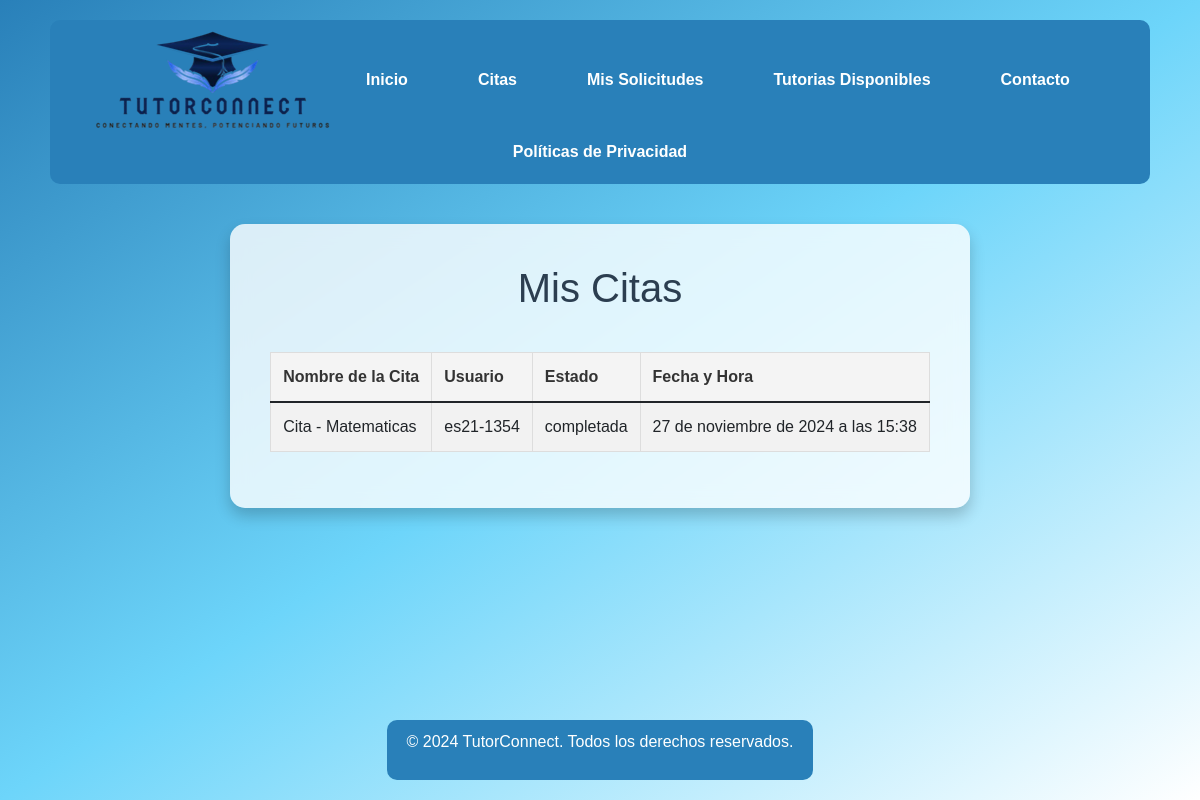
The app's page /mis-citas/ (signed in), older data.
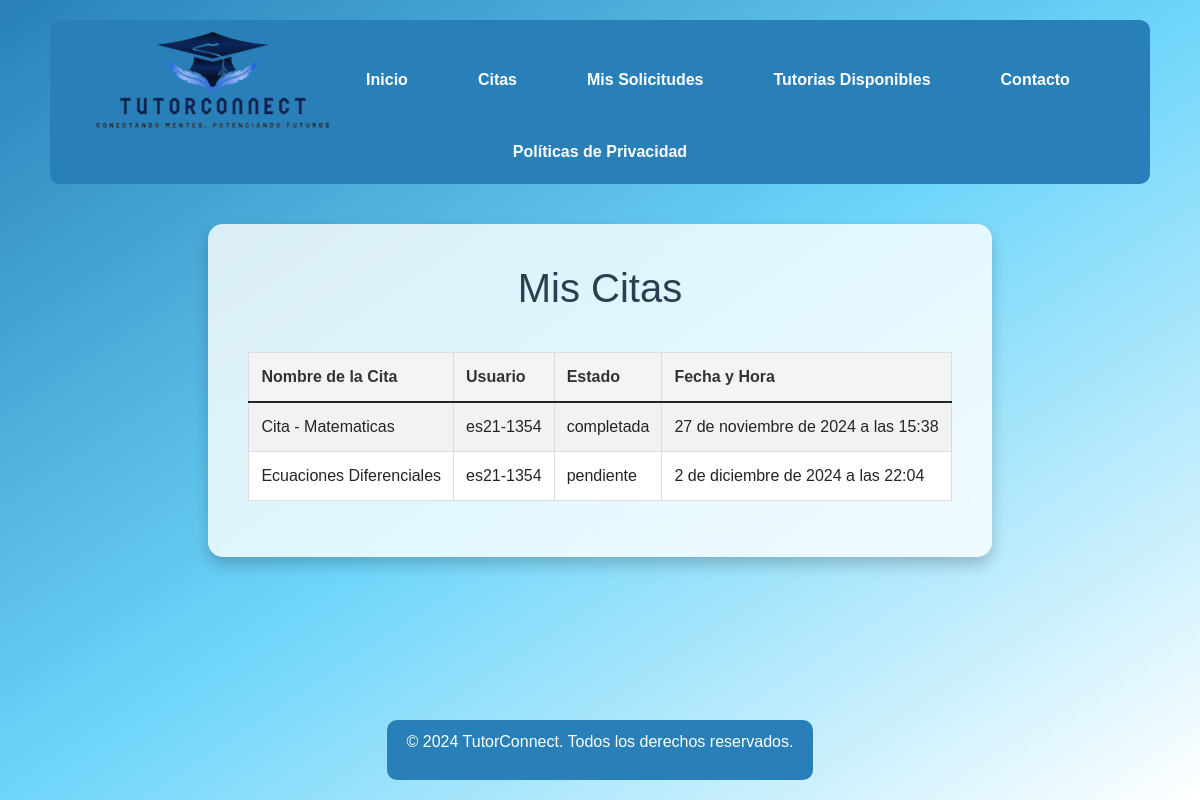
The same page, newer data.
### MiApp/models.py (models this page shows, shortened)
class Cita(models.Model):
    usuario = models.ForeignKey(User, on_delete=models.CASCADE, limit_choices_to={'is_staff': False}, verbose_name='Usuario')
    nombre_cita = models.CharField(max_length=200, verbose_name='Nombre de la cita')
    estado = models.CharField(max_length=10, choices=ESTADOS_CITA, default='pendiente', verbose_name='Estado')
    fecha = models.DateTimeField(verbose_name='Fecha y Hora')  # El campo correcto es 'fecha'
    class Meta:
        verbose_name = 'Cita'
        verbose_name_plural = 'Citas'

### MiApp/views.py (the view)
# urls.py: path('mis-citas/', views.citas_view, name='mis_citas'),  # Aquí está la URL que debería usarse
@login_required
def citas_view(request):
    citas = Cita.objects.filter(usuario=request.user)  # Filtrar por el usuario autenticado
    context = {
        'citas': citas
    }
    return render(request, 'citas.html', context)

### MiApp/templates/citas.html
{% extends "base.html" %}
{% block content %}
<div class="home-container">
    <h1 class="text-center">Mis Citas</h1>
    {% if citas %}
    <div class="table-responsive">
        <table class="table table-striped">
            <thead>
                <tr>
                    <th>Nombre de la Cita</th>
                    <th>Usuario</th>
                    <th>Estado</th>
                    <th>Fecha y Hora</th>
                </tr>
            </thead>
            <tbody>
                {% for cita in citas %}
                <tr>
                    <td>{{ cita.nombre_cita }}</td>
                    <td>{{ cita.usuario.username }}</td>
                    <td>{{ cita.estado }}</td>
                    <td>{{ cita.fecha }}</td>
                </tr>
                {% endfor %}
            </tbody>
        </table>
    </div>
    {% else %}
        <p class="alert alert-info">No tienes citas programadas.</p>
    {% endif %}
</div>
{% endblock %}

### MiApp/templates/base.html (shortened to what this page needs)
{% load static %}
<!DOCTYPE html>
<html lang="es">
<head>
    <link href="https://cdn.jsdelivr.net/npm/bootstrap@5.1.3/dist/css/bootstrap.min.css" rel="stylesheet">
    <link href="https://cdn.jsdelivr.net/npm/bootstrap-icons/font/bootstrap-icons.css" rel="stylesheet">
    <link href="https://cdn.jsdelivr.net/npm/bootstrap@5.3.0/dist/css/bootstrap.min.css" rel="stylesheet">
    <link href="https://cdn.jsdelivr.net/npm/bootstrap@5.3.0-alpha1/dist/css/bootstrap.min.css" rel="stylesheet">
    <link rel="stylesheet" href="{% static 'css/styles.css' %}">
</head>
<body>
    <div class="container">
        <div class="navbar">
            <img src="{% static 'images/logo.png' %}" alt="TutorConnect Logo" class="logo">
            <a href="{% url 'home' %}">Inicio</a>
            <a href="{% url 'mis_citas' %}">Citas</a>
            <a href="{% url 'solicitudes' %}">Mis Solicitudes</a>
            <a href="{% url 'noticias' %}">Tutorias Disponibles</a>
            <a href="{% url 'contacto' %}">Contacto</a>
            <a href="{% url 'politicas' %}">Políticas de Privacidad</a>
        </div>
        <div class="content">
            {% block content %}
            {% endblock %}
        </div>
        <div class="footer">
            <p>&copy; 2024 TutorConnect. Todos los derechos reservados.</p>
        </div>
    </div>
</body>
</html>

### MiApp/static/css/styles.css (style rules this page uses)
body { margin: 0; padding: 0; font-family: 'Arial', sans-serif; display: flex; justify-content: center; align-items: center; min-height: 100vh; background: linear-gradient(to bottom right, #2980b9, #6dd5fa, #ffffff); }
.container { display: flex; flex-direction: column; justify-content: flex-start; align-items: center; min-height: 100vh; padding: 20px; }
.navbar { display: flex; justify-content: center; background-color: #2980b9; padding: 10px; border-radius: 10px; margin-bottom: 20px; }
.navbar a { color: white; text-decoration: none; margin: 0 15px; font-weight: bold; transition: color 0.3s ease; }
.footer { margin-top: auto; padding: 10px 20px; background-color: #2980b9; color: white; text-align: center; border-radius: 10px; }
.home-container, .content-container { margin: 20px auto; background: rgba(255, 255, 255, 0.8); border-radius: 15px; padding: 40px; box-shadow: 0 8px 15px rgba(0, 0, 0, 0.2); backdrop-filter: blur(10px); width: 100%; max-width: 1000px; text-align: center; }
.container { padding: 20px; }
h1 { color: #2c3e50; text-align: center; margin-bottom: 20px; }
.navbar a { padding: 10px 20px; text-decoration: none; color: #ffffff; transition: background-color 0.3s ease; }
.table { width: 100%; margin-top: 20px; border: 1px solid #ddd; border-collapse: collapse; }
.table th, .table td { padding: 12px; text-align: left; }
.table th { background-color: #f4f4f4; color: #333; }
.table tr:nth-child(even) { background-color: #f9f9f9; }
.table td { border-top: 1px solid #ddd; }
.table-responsive { margin-top: 20px; }
table { width: 100%; border-collapse: collapse; }
th, td { text-align: center; padding: 12px; border: 1px solid #ddd; }
th { background-color: #f2f2f2; font-weight: bold; }

Row changes from the older to the newer data that the page shows:
added Cita: nombre_cita "Ecuaciones Diferenciales", usuario.username "es21-1354", estado "pendiente", fecha "2 de diciembre de 2024 a las 22:04"
